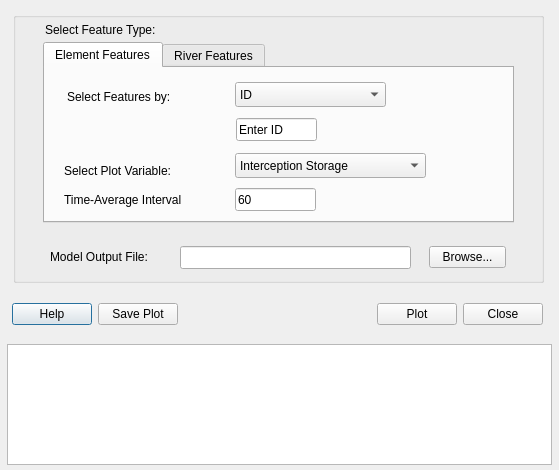
<ui version="4.0" >
 <author></author>
 <comment></comment>
 <exportmacro></exportmacro>
 <class>timeSeriesDialog</class>
 <widget class="QDialog" name="timeSeriesDialog" >
  <property name="geometry" >
   <rect>
    <x>0</x>
    <y>0</y>
    <width>559</width>
    <height>470</height>
   </rect>
  </property>
  <property name="windowTitle" >
   <string>Time Series Plots</string>
  </property>
  <widget class="QTextBrowser" name="textBrowser" >
   <property name="geometry" >
    <rect>
     <x>7</x>
     <y>344</y>
     <width>545</width>
     <height>121</height>
    </rect>
   </property>
  </widget>
  <widget class="QWidget" name="layoutWidget" >
   <property name="geometry" >
    <rect>
     <x>12</x>
     <y>294</y>
     <width>531</width>
     <height>40</height>
    </rect>
   </property>
   <layout class="QHBoxLayout" >
    <property name="margin" >
     <number>0</number>
    </property>
    <property name="spacing" >
     <number>6</number>
    </property>
    <item>
     <widget class="QPushButton" name="pushButtonHelp" >
      <property name="text" >
       <string>Help</string>
      </property>
     </widget>
    </item>
    <item>
     <widget class="QPushButton" name="pushButtonSavePlot" >
      <property name="text" >
       <string>Save Plot</string>
      </property>
     </widget>
    </item>
    <item>
     <spacer>
      <property name="orientation" >
       <enum>Qt::Horizontal</enum>
      </property>
      <property name="sizeHint" >
       <size>
        <width>131</width>
        <height>31</height>
       </size>
      </property>
     </spacer>
    </item>
    <item>
     <widget class="QPushButton" name="pushButtonPlot" >
      <property name="text" >
       <string>Plot</string>
      </property>
     </widget>
    </item>
    <item>
     <widget class="QPushButton" name="pushButtonClose" >
      <property name="text" >
       <string>Close</string>
      </property>
     </widget>
    </item>
   </layout>
  </widget>
  <widget class="QGroupBox" name="groupBox" >
   <property name="geometry" >
    <rect>
     <x>13</x>
     <y>12</y>
     <width>531</width>
     <height>271</height>
    </rect>
   </property>
   <property name="title" >
    <string/>
   </property>
   <widget class="QLabel" name="label" >
    <property name="geometry" >
     <rect>
      <x>32</x>
      <y>9</y>
      <width>121</width>
      <height>17</height>
     </rect>
    </property>
    <property name="text" >
     <string>Select Feature Type:</string>
    </property>
   </widget>
   <widget class="QTabWidget" name="tabWidget" >
    <property name="geometry" >
     <rect>
      <x>30</x>
      <y>30</y>
      <width>471</width>
      <height>181</height>
     </rect>
    </property>
    <widget class="QWidget" name="tab" >
     <attribute name="title" >
      <string>Element Features</string>
     </attribute>
     <widget class="QComboBox" name="comboBoxEleFeature" >
      <property name="geometry" >
       <rect>
        <x>190</x>
        <y>14</y>
        <width>151</width>
        <height>25</height>
       </rect>
      </property>
      <item>
       <property name="text" >
        <string>ID</string>
       </property>
      </item>
      <item>
       <property name="text" >
        <string>Average</string>
       </property>
      </item>
      <item>
       <property name="text" >
        <string>Group IDs</string>
       </property>
      </item>
     </widget>
     <widget class="QLabel" name="label_2" >
      <property name="geometry" >
       <rect>
        <x>22</x>
        <y>20</y>
        <width>111</width>
        <height>17</height>
       </rect>
      </property>
      <property name="text" >
       <string>Select Features by:</string>
      </property>
     </widget>
     <widget class="QComboBox" name="comboBoxEleVariable" >
      <property name="geometry" >
       <rect>
        <x>190</x>
        <y>85</y>
        <width>191</width>
        <height>25</height>
       </rect>
      </property>
      <item>
       <property name="text" >
        <string>Interception Storage</string>
       </property>
      </item>
      <item>
       <property name="text" >
        <string>Saturated State</string>
       </property>
      </item>
      <item>
       <property name="text" >
        <string>Unsaturated State</string>
       </property>
      </item>
      <item>
       <property name="text" >
        <string>Surface State</string>
       </property>
      </item>
      <item>
       <property name="text" >
        <string>Evaporation from Canopy</string>
       </property>
      </item>
      <item>
       <property name="text" >
        <string>ET1</string>
       </property>
      </item>
      <item>
       <property name="text" >
        <string>ET2</string>
       </property>
      </item>
      <item>
       <property name="text" >
        <string>Precipitation</string>
       </property>
      </item>
      <item>
       <property name="text" >
        <string>Net Precipitation</string>
       </property>
      </item>
      <item>
       <property name="text" >
        <string>Infiltration</string>
       </property>
      </item>
      <item>
       <property name="text" >
        <string>Groundwater Recharge</string>
       </property>
      </item>
     </widget>
     <widget class="QLabel" name="label_3" >
      <property name="geometry" >
       <rect>
        <x>19</x>
        <y>94</y>
        <width>121</width>
        <height>17</height>
       </rect>
      </property>
      <property name="text" >
       <string>Select Plot Variable:</string>
      </property>
     </widget>
     <widget class="QLabel" name="label_7" >
      <property name="geometry" >
       <rect>
        <x>19</x>
        <y>123</y>
        <width>121</width>
        <height>17</height>
       </rect>
      </property>
      <property name="text" >
       <string>Time-Average Interval</string>
      </property>
     </widget>
     <widget class="QLineEdit" name="lineEditEleID" >
      <property name="geometry" >
       <rect>
        <x>191</x>
        <y>50</y>
        <width>81</width>
        <height>23</height>
       </rect>
      </property>
      <property name="toolTip" >
       <string comment="Enter Feature ID" >Enter Feature ID</string>
      </property>
      <property name="text" >
       <string>Enter ID</string>
      </property>
     </widget>
     <widget class="QLineEdit" name="lineEditEleTime" >
      <property name="geometry" >
       <rect>
        <x>190</x>
        <y>120</y>
        <width>81</width>
        <height>23</height>
       </rect>
      </property>
      <property name="toolTip" >
       <string comment="Enter Feature ID" >Enter Time-Average Interval</string>
      </property>
      <property name="text" >
       <string>60</string>
      </property>
     </widget>
    </widget>
    <widget class="QWidget" name="tab_2" >
     <attribute name="title" >
      <string>River Features</string>
     </attribute>
     <widget class="QLabel" name="label_6" >
      <property name="geometry" >
       <rect>
        <x>22</x>
        <y>20</y>
        <width>111</width>
        <height>17</height>
       </rect>
      </property>
      <property name="text" >
       <string>Select Features by:</string>
      </property>
     </widget>
     <widget class="QComboBox" name="comboBoxRivFeature" >
      <property name="geometry" >
       <rect>
        <x>190</x>
        <y>14</y>
        <width>151</width>
        <height>25</height>
       </rect>
      </property>
      <item>
       <property name="text" >
        <string>ID</string>
       </property>
      </item>
      <item>
       <property name="text" >
        <string>Average</string>
       </property>
      </item>
      <item>
       <property name="text" >
        <string>Group IDs</string>
       </property>
      </item>
     </widget>
     <widget class="QLabel" name="label_5" >
      <property name="geometry" >
       <rect>
        <x>19</x>
        <y>94</y>
        <width>121</width>
        <height>17</height>
       </rect>
      </property>
      <property name="text" >
       <string>Select Plot Variable:</string>
      </property>
     </widget>
     <widget class="QLabel" name="label_8" >
      <property name="geometry" >
       <rect>
        <x>19</x>
        <y>123</y>
        <width>121</width>
        <height>17</height>
       </rect>
      </property>
      <property name="text" >
       <string>Time-Average Interval</string>
      </property>
     </widget>
     <widget class="QLineEdit" name="lineEditRivID" >
      <property name="geometry" >
       <rect>
        <x>191</x>
        <y>50</y>
        <width>81</width>
        <height>23</height>
       </rect>
      </property>
      <property name="toolTip" >
       <string comment="Enter Feature ID" >Enter Feature ID</string>
      </property>
      <property name="text" >
       <string>Enter Riv ID</string>
      </property>
     </widget>
     <widget class="QLineEdit" name="lineEditRivTime" >
      <property name="geometry" >
       <rect>
        <x>190</x>
        <y>120</y>
        <width>81</width>
        <height>23</height>
       </rect>
      </property>
      <property name="toolTip" >
       <string comment="Enter Feature ID" >Enter Time-Average Interval</string>
      </property>
      <property name="text" >
       <string>60</string>
      </property>
     </widget>
     <widget class="QComboBox" name="comboBoxRivVariable" >
      <property name="geometry" >
       <rect>
        <x>190</x>
        <y>85</y>
        <width>191</width>
        <height>25</height>
       </rect>
      </property>
      <item>
       <property name="text" >
        <string>Head</string>
       </property>
      </item>
      <item>
       <property name="text" >
        <string>Inflow</string>
       </property>
      </item>
      <item>
       <property name="text" >
        <string>Outflow</string>
       </property>
      </item>
      <item>
       <property name="text" >
        <string>Base Flow</string>
       </property>
      </item>
      <item>
       <property name="text" >
        <string>Surface Flow</string>
       </property>
      </item>
      <item>
       <property name="text" >
        <string>Base Flow Left</string>
       </property>
      </item>
      <item>
       <property name="text" >
        <string>Base Flow Right</string>
       </property>
      </item>
      <item>
       <property name="text" >
        <string>Surface Flow Left</string>
       </property>
      </item>
      <item>
       <property name="text" >
        <string>Surface Flow Right</string>
       </property>
      </item>
     </widget>
    </widget>
   </widget>
   <widget class="QLineEdit" name="lineEditFileName" >
    <property name="geometry" >
     <rect>
      <x>167</x>
      <y>234</y>
      <width>231</width>
      <height>23</height>
     </rect>
    </property>
   </widget>
   <widget class="QLabel" name="label_4" >
    <property name="geometry" >
     <rect>
      <x>37</x>
      <y>236</y>
      <width>111</width>
      <height>17</height>
     </rect>
    </property>
    <property name="text" >
     <string>Model Output File:</string>
    </property>
   </widget>
   <widget class="QWidget" name="layoutWidget_2" >
    <property name="geometry" >
     <rect>
      <x>416</x>
      <y>225</y>
      <width>77</width>
      <height>40</height>
     </rect>
    </property>
    <layout class="QHBoxLayout" >
     <property name="margin" >
      <number>0</number>
     </property>
     <property name="spacing" >
      <number>6</number>
     </property>
     <item>
      <widget class="QPushButton" name="pushButtonBrowse" >
       <property name="text" >
        <string>Browse...</string>
       </property>
      </widget>
     </item>
    </layout>
   </widget>
  </widget>
 </widget>
 <pixmapfunction></pixmapfunction>
 <resources/>
 <connections>
  <connection>
   <sender>pushButtonClose</sender>
   <signal>clicked()</signal>
   <receiver>timeSeriesDialog</receiver>
   <slot>reject()</slot>
   <hints>
    <hint type="sourcelabel" >
     <x>369</x>
     <y>253</y>
    </hint>
    <hint type="destinationlabel" >
     <x>179</x>
     <y>282</y>
    </hint>
   </hints>
  </connection>
 </connections>
</ui>
